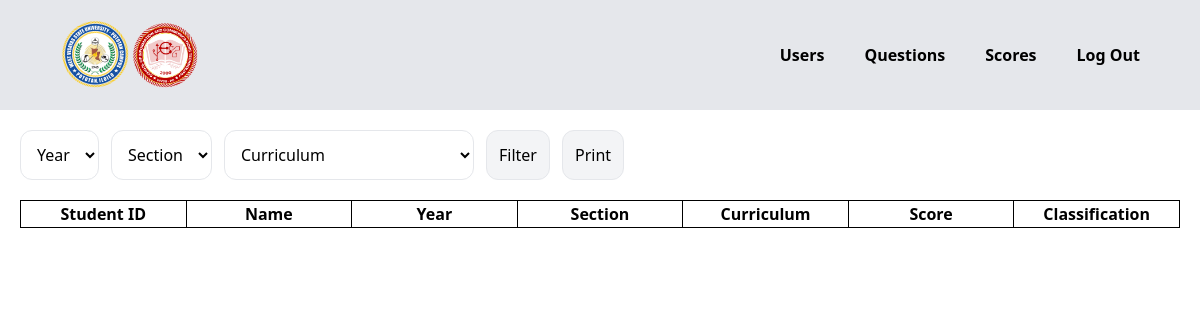
The app's page /admin/scores.php (signed in), older data.
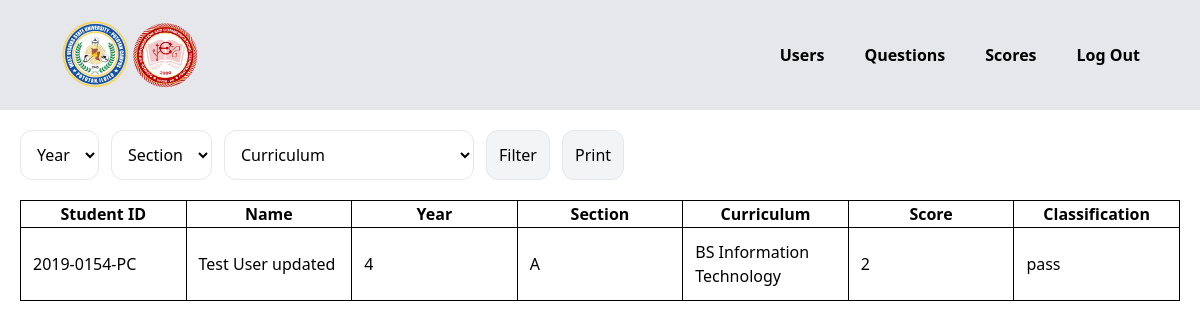
The same page, newer data.
### tables this page shows
CREATE TABLE `scores` (
  `scores_id` int(11) NOT NULL,
  `student_id` varchar(255) NOT NULL,
  `name` varchar(255) NOT NULL,
  `curriculum` varchar(255) NOT NULL,
  `year` varchar(255) NOT NULL,
  `section` varchar(255) NOT NULL,
  `score` varchar(255) NOT NULL,
  `classification` varchar(255) NOT NULL
);

### admin/scores.php (the view, shortened to what this page needs)
<!DOCTYPE html>
<html lang="en">
<head>
    <script src="../tailwind/3.3.5.js"></script>
</head>
<body>
<div class="w-full flex flex-row items-center justify-between p-5 bg-gray-200">
        <div class="ml-10 flex">
            <img class="h-[70px]" src="./wvsu.png">
            <img class="h-[70px]" src="./ICT.png">
        </div>
        <div class="mr-10">
            <li class="flex flex-row gap-10 items-center">
                <ul><a class="hover:underline font-bold" href="./users.php">Users</a></ul>
                <ul><a class="hover:underline font-bold" href="./questions.php">Questions</a></ul>
                <ul><a class="hover:underline font-bold" href="./scores.php">Scores</a></ul>
                <ul><a class="hover:underline font-bold" href="./functions/logout.php">Log Out</a></ul>
            </li>
        </div>
    </div>
    <div class="flex flex-col justify-center gap-5 p-5" >
        <div>
            <form class="flex gap-3">
                <select class="p-3 bg-white border rounded-xl border-solid" name="year" placeholder="Year">
                    <option selected hidden value="">Year</option>
                </select>
                <select class="p-3 bg-white border rounded-xl border-solid" name="section" placeholder="Section">
                    <option selected hidden value="">Section</option>
                </select>
                <select class="p-3 bg-white border rounded-xl border-solid" name="curriculum" placeholder="Year">
                    <option selected hidden value="">Curriculum</option>
                </select>
                <input class="bg-gray-100 p-3 border rounded-xl hover:bg-gray-300 " name="filter" type="submit" value="Filter">
                <input class="bg-gray-100 p-3 border rounded-xl hover:bg-gray-300 " onclick="printDiv()" type="button" value="Print">
            </form>
        </div>
        <div id="printable">
            <script src="https://cdn.tailwindcss.com"></script>
            <table class="table-fixed border border-1 border-solid w-full">
                <tr>
                    <th>Student ID</th>
                    <th>Name</th>
                    <th>Year</th>
                    <th>Section</th>
                    <th>Curriculum</th>
                    <th>Score</th>
                    <th>Classification</th>
                </tr>
                <?php
                    include "./functions/db.php";
                    if(isset($_GET['year']) && isset($_GET['curriculum']) && isset($_GET['section'])){
                        $year = $_GET['year'];
                        $curriculum = $_GET['curriculum'];
                        $section = $_GET['section'];
                        $query = "SELECT * FROM scores WHERE year='$year' AND section='$section' AND curriculum='$curriculum' ORDER BY name ASC";
                    }else{
                        $query = "SELECT * FROM scores";
                    }
                    $result = mysqli_query($conn, $query);
                    if(mysqli_num_rows($result) > 0){
                        while($row = mysqli_fetch_assoc($result)){
                ?>
                <tr>
                    <td class='p-3'><?php echo $row['student_id'] ?></td>
                    <td class='p-3'><?php echo $row['name'] ?></td>
                    <td class='p-3'><?php echo $row['year'] ?></td>
                    <td class='p-3'><?php echo $row['section'] ?></td>
                    <td class='p-3'><?php echo $row['curriculum'] ?></td>
                    <td class='p-3'><?php echo $row['score'] ?></td>
                    <td class='p-3'><?php echo $row['classification'] ?></td>
                </tr>
                <?php
                        }
                    }
                ?>
            </table>
        </div>
    </div>
</body>
</html>

### admin/scores.php (style rules this page uses)
table, th, td, tr { border: 1px solid black; border-collapse: collapse; }

Row changes from the older to the newer data that the page shows:
added scores: student "2019-0154-PC", name "Test User updated", year "4", section "A", curriculum "BS Information Technology", score "2", classification "pass"
